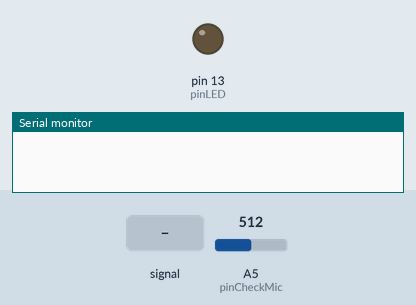
Recording of a sketch running on a simulated Arduino Uno, built with avr-gcc and run on an emulated ATmega328P. Parts: output pins drawn as LEDs (lit = HIGH), the last lines printed to the serial monitor. Dashed ring = blinking. The inputs (shaded band) are chosen by the test bench; at power-on: A5 (pinCheckMic) = 512.

Above: at 1.2 s.
1.3 s: A5 (pinCheckMic) fed a 200 Hz sine of ±255 counts around its level
At 1.45 s:
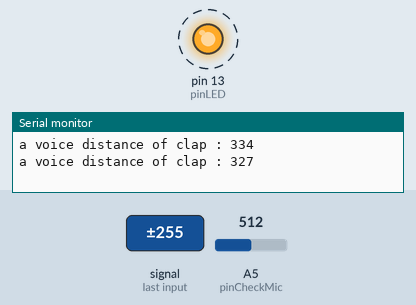
4.3 s: A5 (pinCheckMic) set to 716
At 4.3 s:
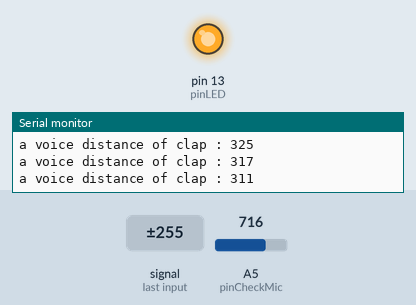
5.8 s: A5 (pinCheckMic) set to 1004
7.3 s: A5 (pinCheckMic) set to 1016
At 7.8 s:
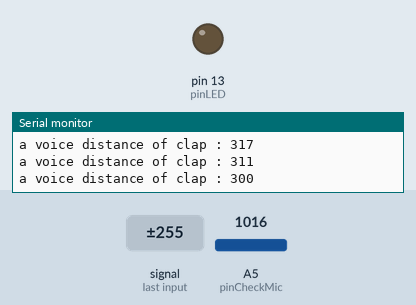
8.8 s: A5 (pinCheckMic) set to 725
10.3 s: A5 (pinCheckMic) set to 708
At 11.2 s:
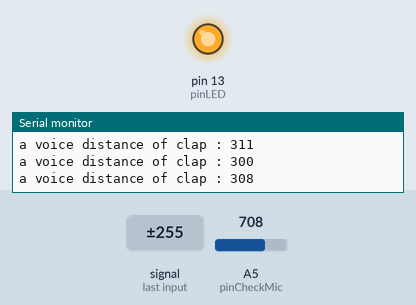
Timing chart, 0 to 12.8 s (numbered marks = the images above; inputs shaded):
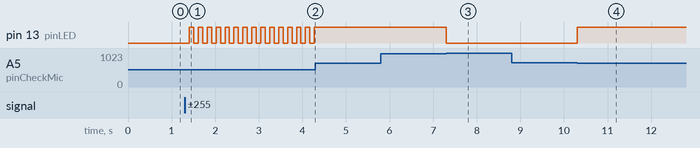

The sketch:

MicrophoneAmplifierCheckClap.ino
```cpp
//  ------------------------------------------------------------------------------------------------
//  ------------------------------------------------------------------------------------------------
#define PWM_MAX_VALUE                   1024
#define PWM_MIN_VALUE                   0

//  ------------------------------------------------------------------------------------------------
//  ------------------------------------------------------------------------------------------------

const   byte                            pinLED      = 13;
const   byte                            pinCheckMic = A5;

static  unsigned int                    checkCycleMillisecond   = 1000;
static  unsigned int                    checkMicVoiceAmplitude  = 300;


static  unsigned long                   tickSystem;
static  unsigned int                    minMicVoice;
static  unsigned int                    maxMicVoice;
static  bool                            stateLED;


//  ------------------------------------------------------------------------------------------------
//  ------------------------------------------------------------------------------------------------
void setup()
{
    tickSystem                          = PWM_MIN_VALUE;
    minMicVoice                         = PWM_MAX_VALUE;
    maxMicVoice                         = 0;
    stateLED                            = false;

    pinMode( pinLED, OUTPUT );

    Serial.begin( 9600 );
}


//  ------------------------------------------------------------------------------------------------
void loop()
{
    unsigned long                       nowTick;
    unsigned int                        voiceMic;

    nowTick                             = millis();                     //  get system millisecond;
    voiceMic                            = analogRead( pinCheckMic );    //  get microphone voice value.
    minMicVoice                         = min ( minMicVoice, voiceMic );
    maxMicVoice                         = max ( voiceMic, maxMicVoice );

    //  check a clap in a second.
    if ( ( nowTick - tickSystem ) < checkCycleMillisecond )
    {
        if ( ( maxMicVoice - minMicVoice ) < checkMicVoiceAmplitude )
        {
            return;
        }

        Serial.print( "a voice distance of clap : " );
        Serial.println( ( maxMicVoice - minMicVoice ) );

        digitalWrite( pinLED, stateLED );

        minMicVoice                     = PWM_MAX_VALUE;
        maxMicVoice                     = PWM_MIN_VALUE;
        stateLED                        = !stateLED;

        //  when get the clap signal, delay the check.
        delay( 100 );
        return;
    }

    tickSystem                          = nowTick;
}

//  ------------------------------------------------------------------------------------------------
```

Measured:
- the behaviour switches between 1015 and 1016 on A5 (pinCheckMic) (found by bisection; images 2 and 3)
- the behaviour switches between 717 and 716 on A5 (pinCheckMic) (found by bisection; images 3 and 4)
- after the input at 1.3 s, pin 13 (pinLED): alternates HIGH for 0.10 s and LOW for 0.10 s, starting after 0.11 s
- after the input at 4.3 s, pin 13 (pinLED): stops changing and stays HIGH
- after the input at 5.8 s, every drawn part: stays the same
- after the input at 7.3 s, pin 13 (pinLED): HIGH → LOW at once
- after the input at 8.8 s, every drawn part: stays the same
- after the input at 10.3 s, pin 13 (pinLED): LOW → HIGH at once
